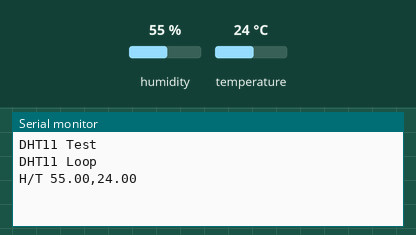
This sketch was run on a simulated Arduino Uno, built with avr-gcc and run on an emulated ATmega328P. On the bench: the last lines printed to the serial monitor. Inputs (shaded band) come from the test bench; at power-on: humidity 55 %, temperature 24 °C.

Above: at 1.7 s.
1.8 s: humidity set to 22 %
At 6.3 s:
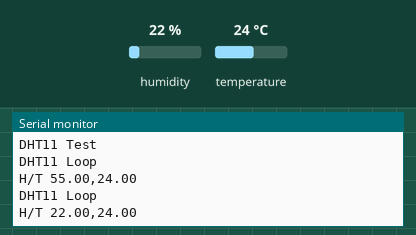
7.8 s: temperature set to 12 °C
At 11.0 s:
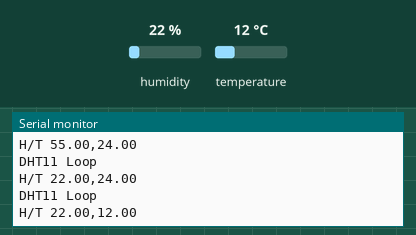
13.8 s: humidity set to 40 %
At 16.8 s:
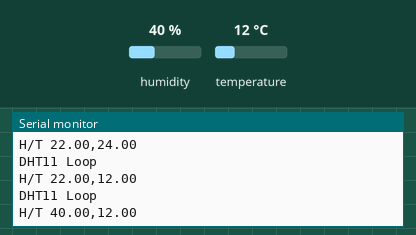
Timing chart, 0 to 18.3 s (numbered marks = the images above; inputs shaded):
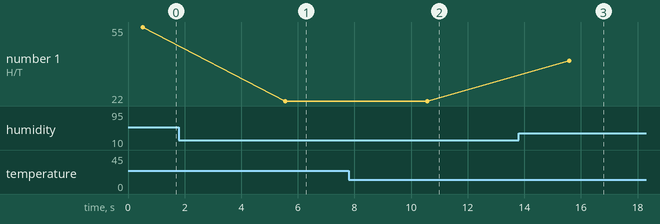

The sketch:

dht-test.ino
```cpp
// (licence header left out)
#define PIN_DHT 2

#include "Arduino.h"

#include <DHT.h>

DHT HumiditySensor(PIN_DHT,DHT11);

// --------------------------------------------------------------------------
void setup()
{
  Serial.begin(115200);
  Serial.println("DHT11 Test");
  delay(500);
  HumiditySensor.begin();
}


// --------------------------------------------------------------------------
void loop()
{
  Serial.println("DHT11 Loop");
  bool hh = HumiditySensor.read();
  if (hh) {
    float humidity;
    humidity = HumiditySensor.readHumidity();
    Serial.print("H/T ");
    Serial.print(humidity);
    Serial.print(",");
    Serial.print(HumiditySensor.readTemperature());
    Serial.println();
  } else {
    digitalWrite(PIN_DHT, HIGH);
    Serial.println("H/T ERROR");
  }
  delay(5000);
}
```

Measured:
- after the input at 1.8 s, the serial monitor: prints a new line after 3.7 s (image 1)
- after the input at 7.8 s, the serial monitor: prints a new line after 2.8 s (image 2)
- after the input at 13.8 s, the serial monitor: prints a new line after 1.8 s (image 3)
- plotted number 1: 55 → 22 after the input at 1.8 s, 22 → 40 after the input at 13.8 s
